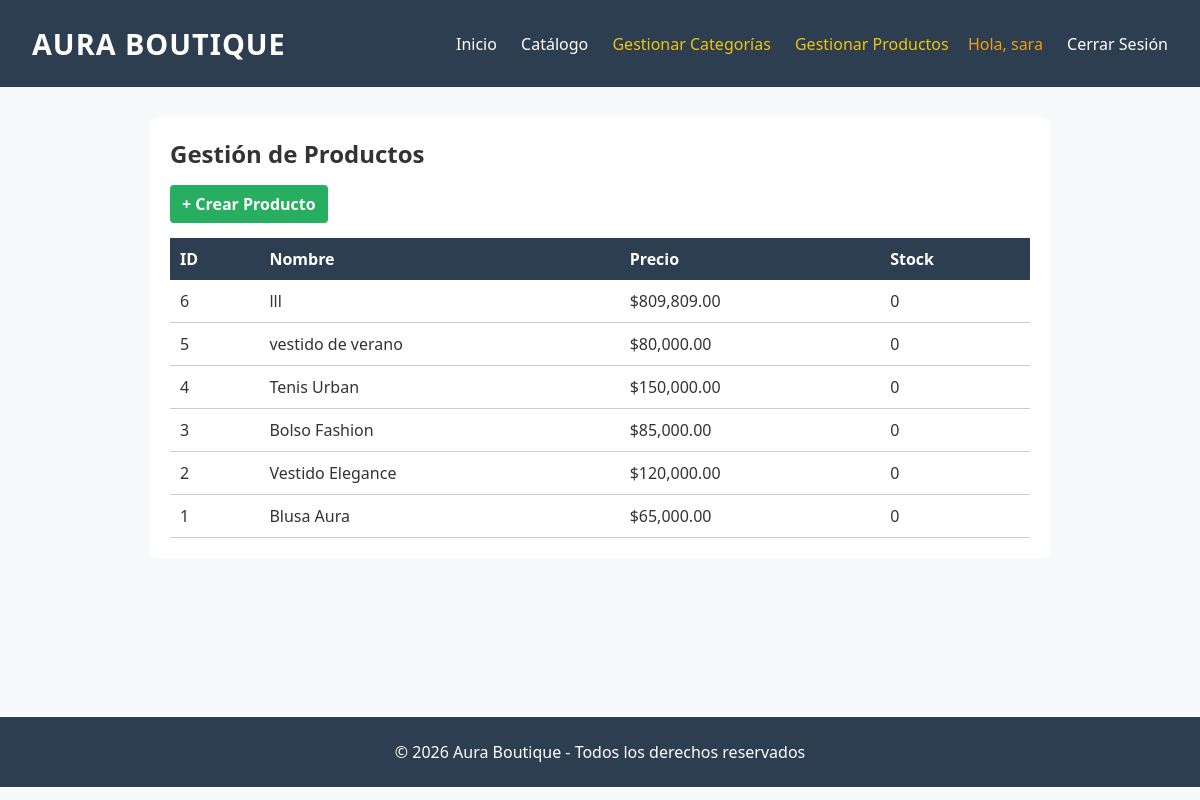
Page /producto/gestion (signed in) on the committed database.
### tables this page shows
CREATE TABLE `productos` (
  `id_producto` int(10) UNSIGNED NOT NULL,
  `id_categoria` int(10) UNSIGNED NOT NULL,
  `nombre` varchar(150) NOT NULL,
  `descripcion` text DEFAULT NULL,
  `precio` decimal(10,2) NOT NULL,
  `imagen` varchar(255) DEFAULT NULL,
  `estado` enum('activo','inactivo') NOT NULL DEFAULT 'activo',
  `fecha_creacion` timestamp NOT NULL DEFAULT current_timestamp(),
  `fecha_actualizacion` timestamp NOT NULL DEFAULT current_timestamp() ON UPDATE current_timestamp()
);

### autoload.php (called while the page is built, shortened)
<?php
function controllers_autoload($classname) {
    $file = __DIR__ . '/controllers/' . $classname . '.php';
}

### config/db.php (called while the page is built)
<?php
class Database {
    public static function connect() {
        $db = new mysqli('localhost', 'root', '', 'aura_boutique');
        $db->query("SET NAMES 'utf8'");
        return $db;
    }
}

### models/producto.php (called while the page is built, shortened)
<?php
require_once 'config/db.php';
class Producto {
    private $db;
    public function __construct() {
        $this->db = Database::connect();
    }
    public function getAll() {
        $productos = $this->db->query("SELECT * FROM productos ORDER BY id_producto DESC;");
        return $productos;
    }
}

### views/producto/gestion.php (the view)
<div style="max-width: 900px; margin: 0 auto; background: white; padding: 20px; border-radius: 8px;">
    <h2 style="margin-bottom: 15px;">Gestión de Productos</h2>
    <a href="<?=base_url?>Producto/crear" style="display: inline-block; background: #27ae60; color: white; padding: 8px 12px; text-decoration: none; border-radius: 4px; margin-bottom: 15px; font-weight: bold;">+ Crear Producto</a>
    <table style="width: 100%; border-collapse: collapse;">
        <thead>
            <tr style="background: #2c3e50; color: white;">
                <th style="padding: 10px; text-align: left;">ID</th>
                <th style="padding: 10px; text-align: left;">Nombre</th>
                <th style="padding: 10px; text-align: left;">Precio</th>
                <th style="padding: 10px; text-align: left;">Stock</th>
            </tr>
        </thead>
        <tbody>
            <?php while($pro = $productos->fetch_object()): ?>
                <tr style="border-bottom: 1px solid #ccc;">
                    <td style="padding: 10px;"><?= $pro->id_producto ?? $pro->id ?></td>
                    <td style="padding: 10px;"><?= $pro->nombre ?></td>
                    <td style="padding: 10px;">$<?= number_format($pro->precio, 2) ?></td>
                    <td style="padding: 10px;"><?= isset($pro->stock) ? $pro->stock : ($pro->unidades ?? 0) ?></td>
                </tr>
            <?php endwhile; ?>
        </tbody>
    </table>
</div>

### index.php (shortened to what this page needs)
<?php
require_once 'config/db.php';
require_once 'autoload.php';
if (isset($_GET['url'])) {
    $url = explode('/', trim($_GET['url'], '/'));
    $controller_name = ucfirst($url[0]) . 'Controller';
    $action_name = isset($url[1]) ? $url[1] : action_default;
} else {
    $controller_name = isset($_GET['controller']) ? $_GET['controller'] . 'Controller' : controller_default;
    $action_name = isset($_GET['action']) ? $_GET['action'] : action_default;
}
if (class_exists($controller_name)) {
    $controlador = new $controller_name();
    if (method_exists($controlador, $action_name)) {
        $controlador->$action_name();
    } else {
        echo "<h1>La página que buscas no existe (Acción no encontrada)</h1>";
    }
} else {
    echo "<h1>La página que buscas no existe (Controlador no encontrado)</h1>";
}

### controllers/ProductoController.php (shortened to what this page needs)
<?php
require_once 'models/producto.php';
class ProductoController {
    public function gestion() {
        if (isset($_SESSION['admin'])) {
            $producto = new Producto();
            $productos = $producto->getAll();
            require_once 'views/layout/header.php';
            require_once 'views/producto/gestion.php';
            require_once 'views/layout/footer.php';
        } else {
            header("Location: " . base_url);
        }
    }
}

### views/layout/header.php (shortened to what this page needs)
<!DOCTYPE html>
<html lang="es">
<head>
</head>
<body>
    <header>
        <h1>AURA BOUTIQUE</h1>
        <nav>
            <a href="<?=base_url?>">Inicio</a>
            <a href="#">Catálogo</a>
            <?php if (isset($_SESSION['admin'])): ?>
                <a href="<?=base_url?>categoria/index" style="color: #f1c40f;">Gestionar Categorías</a>
                <a href="<?=base_url?>producto/gestion" style="color: #f1c40f;">Gestionar Productos</a>
            <?php endif; ?>
            <?php if (isset($_SESSION['identity'])): ?>
                <span style="color: #f39c12; margin-left: 15px;">Hola, <?= $_SESSION['identity']->nombres ?></span>
                <a href="<?=base_url?>usuario/logout">Cerrar Sesión</a>
            <?php else: ?>
                <a href="<?=base_url?>usuario/registro">Registro</a>
                <a href="<?=base_url?>usuario/login">Login</a>
            <?php endif; ?>
        </nav>
    </header>
    <div class="container">

### views/layout/footer.php
</div>
    <footer>
        <p>&copy; <?=date('Y')?> Aura Boutique - Todos los derechos reservados</p>
    </footer>
</body>
</html>

### views/layout/header.php (style rules this page uses)
* { box-sizing: border-box; margin: 0; padding: 0; font-family: 'Segoe UI', Tahoma, Geneva, Verdana, sans-serif; }
body { background-color: #f8f9fa; color: #333; }
header { background: #2c3e50; color: white; padding: 1.5rem 2rem; display: flex; justify-content: space-between; align-items: center; }
header h1 { font-size: 1.8rem; letter-spacing: 1px; }
nav a { color: white; text-decoration: none; margin-left: 20px; font-weight: 500; transition: color 0.3s; }
.container { max-width: 1100px; margin: 30px auto; padding: 0 20px; min-height: 70vh; }
footer { background: #2c3e50; color: white; text-align: center; padding: 1.5rem; margin-top: 40px; }

### rows in the picture
productos: id_producto "6", nombre "lll", precio "809,809.00", unidades "0"
productos: id_producto "5", nombre "vestido de verano", precio "80,000.00", unidades "0"
productos: id_producto "4", nombre "Tenis Urban", precio "150,000.00", unidades "0"
productos: id_producto "3", nombre "Bolso Fashion", precio "85,000.00", unidades "0"
productos: id_producto "2", nombre "Vestido Elegance", precio "120,000.00", unidades "0"
productos: id_producto "1", nombre "Blusa Aura", precio "65,000.00", unidades "0"

### other values in the picture
$_SESSION['identity']->nombres "sara"
